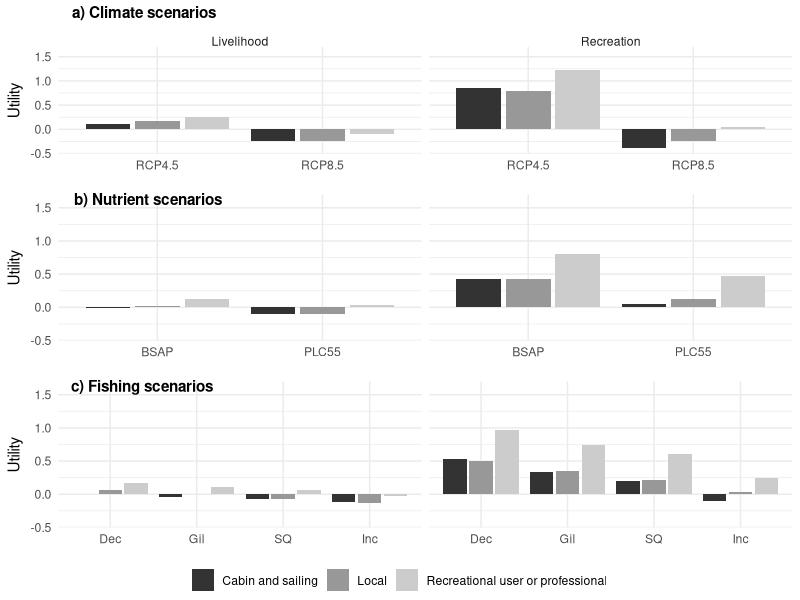
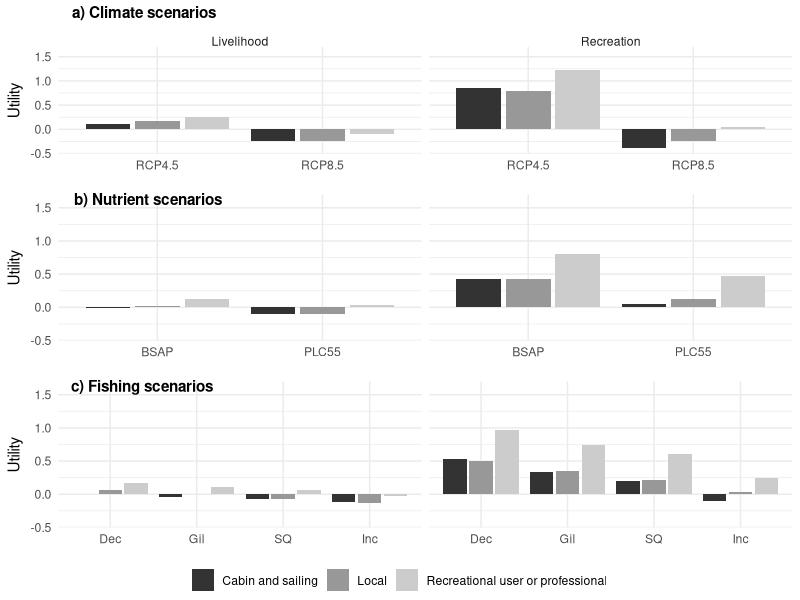
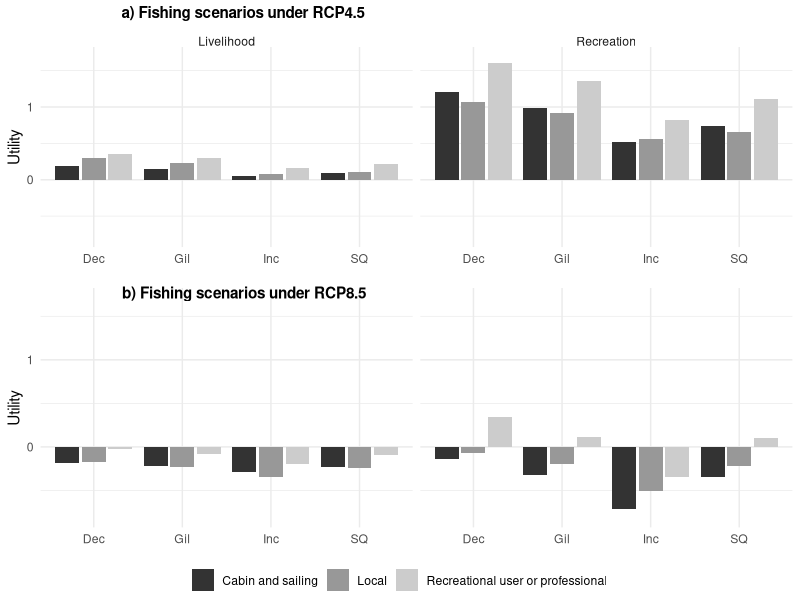
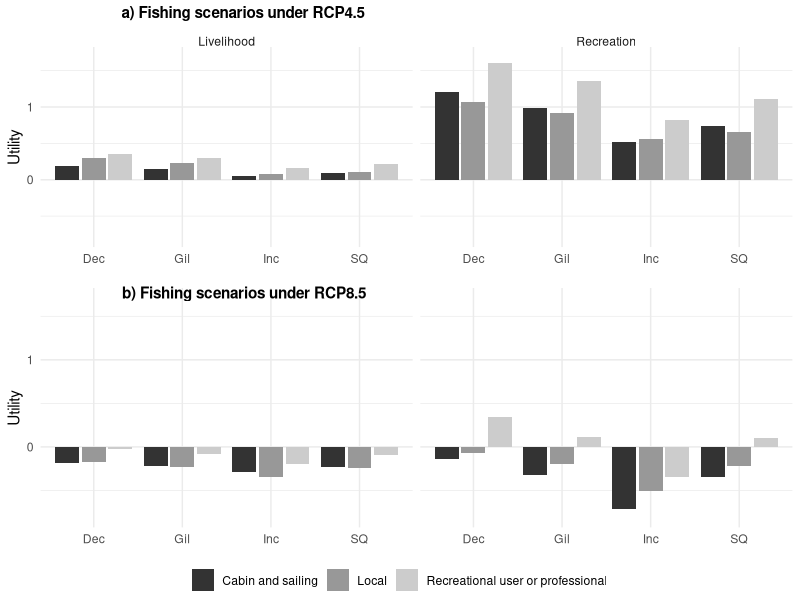
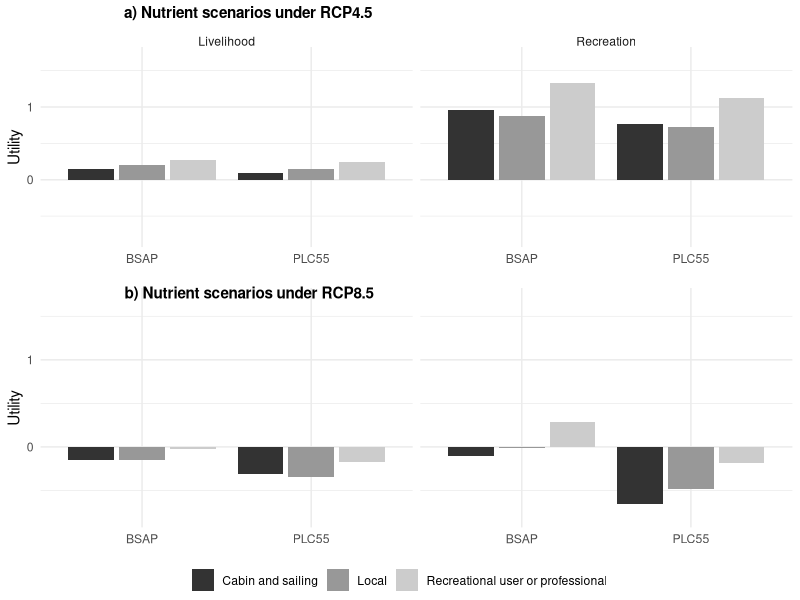
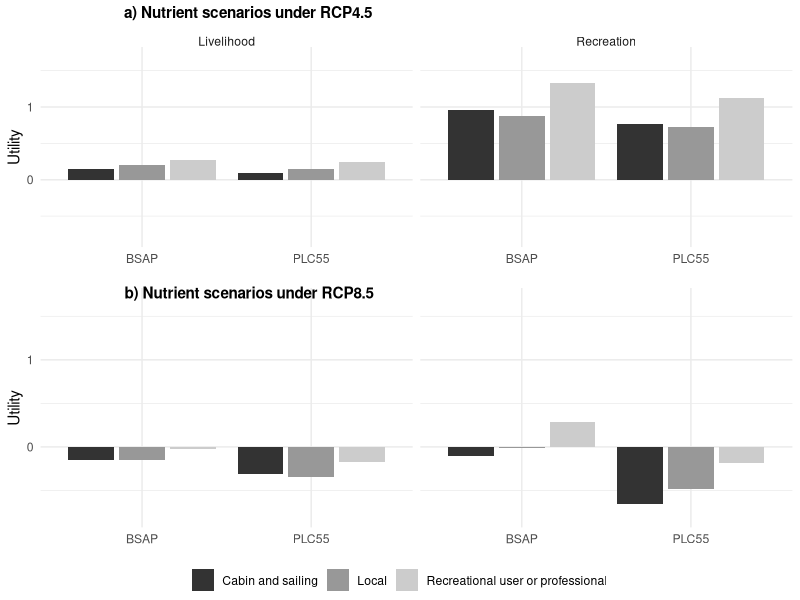

These charts were generated, in order, by the following R code:
######################################
# Visualization of expected benefits from the Hugin model
# LU 2022
######################################

library(pheatmap)
library(reshape2)
library(RColorBrewer)
library(ggplot2)
library(ggpubr)


setwd("D:/Users/uusitalol/RStudio/2021 AS EwE to Hugin/")

values <- read.csv("parsed_utilities.csv")

#create matrix for heatmap
heatmat <- acast(values,Climate.scenario + Nutrient.scenario +   Fishing.scenario ~ Value.type + Stakeholder.group, value.var="Overall.expected.utility")

#drawing heatmaps

colors <- brewer.pal(7, "RdYlBu") #color blind friendly palette
#breaksList = seq(-3, 3, by = 0.5)

#Overall expected utility, tiff file
pheatmap(heatmat, cluster_rows=FALSE, cluster_cols=FALSE, display_numbers=TRUE, 
         
         labels_col=c("Livelihood value, \ncabin and sailing", "Livelihood value, \nlocals", "Livelihood value, \nrecreation",
                      "Recretional value, \ncabin and sailing", "Recreational value, \nlocals", "Recreational value, \nrecreation"), 
         
   
          labels_row=c("RCP4.5, BSAP, Dec","RCP4.5, BSAP, Gillnet", "RCP4.5, BSAP, Inc","RCP4.5, BSAP, SQ",
                       "RCP4.5, PLC55, Dec","RCP4.5, PLC55, Gillnet","RCP4.5, PLC55, Inc","RCP4.5, PLC55, SQ",
                       "RCP8.5, BSAP, Dec","RCP8.5, BSAP, Gillnet","RCP8.5, BSAP, Inc","RCP8.5, BSAP, SQ",
                       "RCP8.5, PLC55, Dec","RCP8.5, PLC55, Gillnet","RCP8.5, PLC55, Inc","RCP8.5, PLC55, SQ"),
        
        number_color="black", fontsize=8, col=colors, gaps_col=3, gaps_row=c(4,8,12), angle_col=0, filename="values_heatmap.tiff",
        legend = FALSE, #breaks=breaksList
)

#Overall expected utility, png
pheatmap(heatmat, cluster_rows=FALSE, cluster_cols=FALSE, display_numbers=TRUE, 
         
         labels_col=c("Livelihood value, \ncabin and sailing", "Livelihood value, \nlocals", "Livelihood value, \nrecreation",
                      "Recretional value, \ncabin and sailing", "Recreational value, \nlocals", "Recreational value, \nrecreation"), 
         
         
         labels_row=c("RCP4.5, BSAP, Dec","RCP4.5, BSAP, Gillnet", "RCP4.5, BSAP, Inc","RCP4.5, BSAP, SQ",
                      "RCP4.5, PLC55, Dec","RCP4.5, PLC55, Gillnet","RCP4.5, PLC55, Inc","RCP4.5, PLC55, SQ",
                      "RCP8.5, BSAP, Dec","RCP8.5, BSAP, Gillnet","RCP8.5, BSAP, Inc","RCP8.5, BSAP, SQ",
                      "RCP8.5, PLC55, Dec","RCP8.5, PLC55, Gillnet","RCP8.5, PLC55, Inc","RCP8.5, PLC55, SQ"),
         
         number_color="black", fontsize=8, col=colors, gaps_col=3, gaps_row=c(4,8,12), angle_col=0, filename="values_heatmap.png",
         legend = FALSE, #breaks=breaksList
)

#Figure 5
Fig51 <- read.csv("Fig5_climates.csv")
Fig52 <- read.csv("Fig5_nutrients.csv")
Fig53 <- read.csv("Fig5_fishing.csv")
Fig53$Fishing.scen <- factor(Fig53$Fishing.scen,levels = c("Dec", "Gil", "SQ", "Inc"))

p1 <- ggplot(data=Fig51, aes(x=Climate, y=Value, fill=Sh.group)) +
  facet_wrap(~ Value.type) + 
  geom_col(position=position_dodge2()) + 
  labs(x="Climate scenario", y = "Utility") +
  ylim(-0.4, 1.6) +
  scale_fill_grey() +
  theme_minimal() +
  theme(legend.position="none",
        legend.title = element_blank(),
        strip.text.x=element_text(margin=margin(t=20))) + 
  xlab(element_blank()) 

p2 <- ggplot(data=Fig52, aes(x=Nutrients, y=Value, fill=Sh.group)) +
  facet_wrap(~ Value.type) + 
  geom_col(position=position_dodge2()) + 
  labs(x="Nutrient scenario", y = "Utility")+
  ylim(-0.4, 1.6) +
  scale_fill_grey() +
  theme_minimal() + 
  theme(legend.position="none",
        legend.title = element_blank(),
        strip.text.x = element_blank()) + 
  xlab(element_blank()) 

p3 <- ggplot(data=Fig53, aes(x=Fishing.scen, y=Value, fill=Sh.group)) +
  facet_wrap(~ Value.type) + 
  geom_col(position=position_dodge2()) + 
  labs(x="Fishing scenario", y = "Utility") +
  ylim(-0.4, 1.6) +
  scale_fill_grey() +
  theme_minimal() +
  theme(legend.position="bottom",
        legend.title = element_blank(),
        strip.text.x = element_blank()) + 
  xlab(element_blank()) 


fig5 <- ggarrange(p1, p2, p3,
                  labels = c("a) Climate scenarios", "b) Nutrient scenarios", "c) Fishing scenarios"), 
                  font.label = list(size = 11),
                   ncol = 1, nrow = 3,
                  common.legend = TRUE, legend = "bottom")

                 
fig5
ggsave("Figure5.png")
ggsave("Figure5.tiff")

#Figure 6

Fig6 <- read.csv("Fig6_fishing.csv")


p4 <- ggplot(data=Fig6[Fig6$Climate == "RCP4.5",], aes(x=Fishing.scen, y=Value, fill=Sh.group)) +
  facet_wrap(~ Value.type) + 
  geom_col(position=position_dodge2()) + 
  labs(x="Fishing scenario", y = "Utility")+
  ylim(-0.8, 1.7) +
  scale_fill_grey() +
  theme_minimal() + 
  theme(legend.position="none",
        legend.title = element_blank(),
        strip.text.x=element_text(margin=margin(t=20))) + 
  xlab(element_blank()) 

p5 <- ggplot(data=Fig6[Fig6$Climate == "RCP8.5",], aes(x=Fishing.scen, y=Value, fill=Sh.group)) +
  facet_wrap(~ Value.type) + 
  geom_col(position=position_dodge2()) + 
  labs(x="Fishing scenario", y = "Utility") +
  ylim(-0.8, 1.7) +
  scale_fill_grey() +
  theme_minimal() +
  theme(legend.position="bottom",
        legend.title = element_blank(),
        strip.text.x = element_blank()) + 
  xlab(element_blank()) 


fig6 <- ggarrange(p4, p5,
                  ncol = 1, nrow = 2,
                  labels = c("a) Fishing scenarios under RCP4.5", "b) Fishing scenarios under RCP8.5"),
                  font.label = list(size = 11),
                  #vjust = -1.5,
                  common.legend = TRUE, legend = "bottom")

fig6
ggsave("Figure6.png")
ggsave("Figure6.tiff")




Fig7 <- read.csv("Fig7_nutrients.csv")

p6 <- ggplot(data=Fig7[Fig7$Climate == "RCP4.5",], aes(x=Nutrient.scen, y=Value, fill=Sh.group)) +
  facet_wrap(~ Value.type) + 
  geom_col(position=position_dodge2()) + 
  labs(x="Fishing scenario", y = "Utility")+
  ylim(-0.8, 1.7) +
  scale_fill_grey() +
  theme_minimal() + 
  theme(legend.position="none",
        legend.title = element_blank(),
        strip.text.x=element_text(margin=margin(t=20))) + 
  xlab(element_blank()) 

p7 <- ggplot(data=Fig7[Fig7$Climate == "RCP8.5",], aes(x=Nutrient.scen, y=Value, fill=Sh.group)) +
  facet_wrap(~ Value.type) + 
  geom_col(position=position_dodge2()) + 
  labs(x="Fishing scenario", y = "Utility") +
  ylim(-0.8, 1.7) +
  scale_fill_grey() +
  theme_minimal() +
  theme(legend.position="bottom",
        legend.title = element_blank(),
        strip.text.x = element_blank()) + 
  xlab(element_blank()) 


fig7 <- ggarrange(p6, p7,
                  ncol = 1, nrow = 2,
                  labels = c("a) Nutrient scenarios under RCP4.5", "b) Nutrient scenarios under RCP8.5"),
                  font.label = list(size = 11),
                  common.legend = TRUE, legend = "bottom")

fig7
ggsave("Figure7.png")
ggsave("Figure7.tiff")

